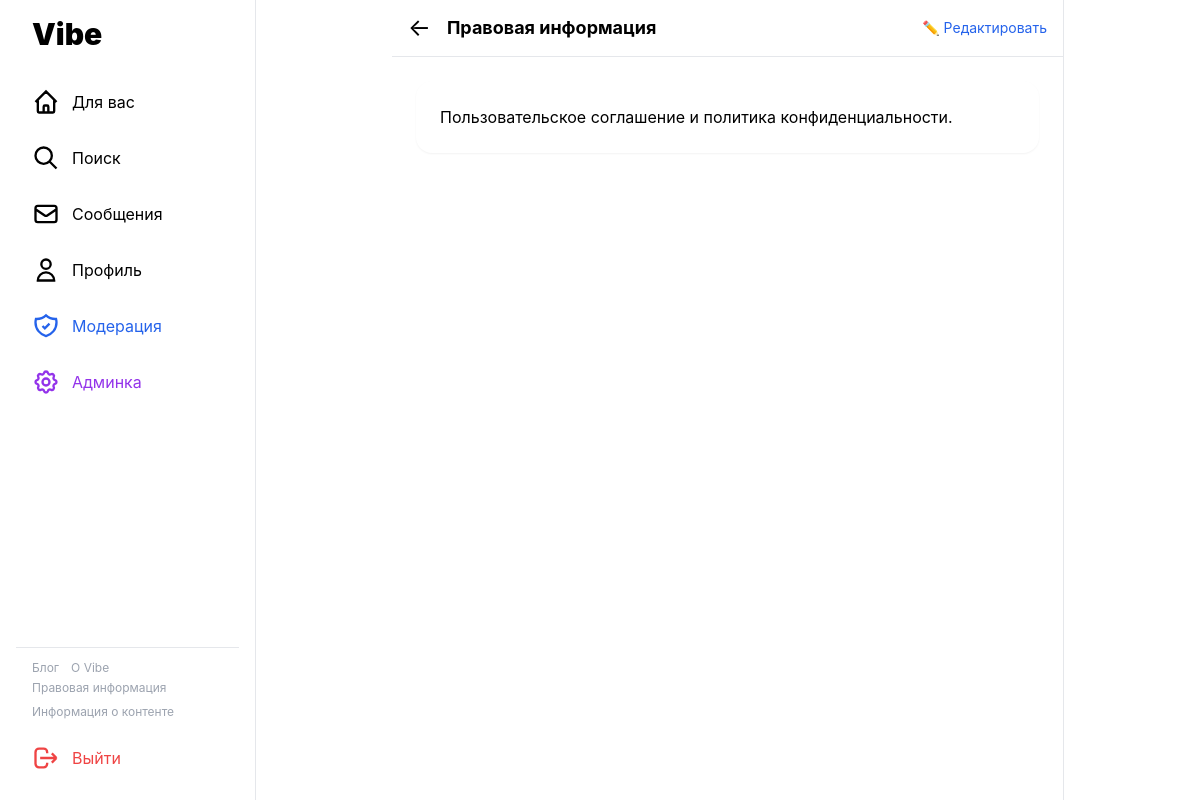
Screenshot of /?page=legal (signed in) with the database file from the repository.
### tables this page shows
CREATE TABLE pages (
    id INTEGER PRIMARY KEY AUTOINCREMENT,
    slug TEXT UNIQUE NOT NULL,
    title TEXT NOT NULL,
    content TEXT DEFAULT '',
    updated_at DATETIME DEFAULT CURRENT_TIMESTAMP
);

### index.php (the view, shortened to what this page needs)
<?php
require_once 'db.php';
$isLoggedIn = isset($_SESSION['user_id']);
$page = $_GET['page'] ?? '';
$username_param = $_GET['user'] ?? '';
$search_mode = isset($_GET['search']) && $_GET['search'] === '1';
?>
<!DOCTYPE html>
<html lang="ru">
<head>
    <script src="https://cdn.tailwindcss.com"></script>
    <link rel="stylesheet" href="https://unpkg.com/leaflet@1.9.4/dist/leaflet.css" />
</head>
<body class="text-black">
<?php if ($isLoggedIn): ?>
<aside class="sidebar-desktop fixed left-0 top-0 h-screen w-64 border-r border-gray-200 p-4 flex flex-col">
    <a href="/" class="mb-6 px-4"><h1 class="text-3xl font-black">Vibe</h1></a>
    <nav class="flex-1 space-y-1">
        <a href="/" class="sidebar-link <?= ($page === 'home' && !$search_mode) || $page === '' ? 'active' : '' ?>">
            <svg class="w-7 h-7" fill="none" stroke="currentColor" stroke-width="2" viewBox="0 0 24 24"><path d="M3 12l2-2m0 0l7-7 7 7M5 10v10a1 1 0 001 1h3m10-11l2 2m-2-2v10a1 1 0 01-1 1h-3m-6 0a1 1 0 001-1v-4a1 1 0 011-1h2a1 1 0 011 1v4a1 1 0 001 1m-6 0h6"/></svg>
            Для вас
        </a>
        <a href="/?search=1" class="sidebar-link <?= $search_mode ? 'active' : '' ?>">
            <svg class="w-7 h-7" fill="none" stroke="currentColor" stroke-width="2" viewBox="0 0 24 24"><path d="M21 21l-6-6m2-5a7 7 0 11-14 0 7 7 0 0114 0z"/></svg>
            Поиск
        </a>
        <a href="/?page=messages" class="sidebar-link <?= $page === 'messages' ? 'active' : '' ?>" id="nav-messages">
            <svg class="w-7 h-7" fill="none" stroke="currentColor" stroke-width="2" viewBox="0 0 24 24"><path d="M3 8l7.89 5.26a2 2 0 002.22 0L21 8M5 19h14a2 2 0 002-2V7a2 2 0 00-2-2H5a2 2 0 00-2 2v10a2 2 0 002 2z"/></svg>
            Сообщения
        </a>
        <a href="/?page=profile&user=<?= $_SESSION['username'] ?>" class="sidebar-link">
            <svg class="w-7 h-7" fill="none" stroke="currentColor" stroke-width="2" viewBox="0 0 24 24"><path d="M16 7a4 4 0 11-8 0 4 4 0 018 0zM12 14a7 7 0 00-7 7h14a7 7 0 00-7-7z"/></svg>
            Профиль
        </a>
        <?php if ($_SESSION['role'] === 'admin' || $_SESSION['role'] === 'moderator'): ?>
        <a href="/moderator.php" class="sidebar-link text-blue-600" target="_blank">
            <svg class="w-7 h-7" fill="none" stroke="currentColor" stroke-width="2" viewBox="0 0 24 24"><path d="M9 12l2 2 4-4m5.618-4.016A11.955 11.955 0 0112 2.944a11.955 11.955 0 01-8.618 3.04A12.02 12.02 0 003 9c0 5.591 3.824 10.29 9 11.622 5.176-1.332 9-6.03 9-11.622 0-1.042-.133-2.052-.382-3.016z"/></svg>
            Модерация
        </a>
        <?php endif; ?>
        <?php if ($_SESSION['role'] === 'admin'): ?>
        <a href="/admin.php" class="sidebar-link text-purple-600" target="_blank">
            Админка
        </a>
        <?php endif; ?>
    </nav>
    <div class="px-4 py-3 border-t border-gray-200 mt-auto">
        <div class="flex flex-wrap gap-x-3 gap-y-1 text-xs text-gray-400">
            <a href="/?page=blog" class="footer-link">Блог</a>
            <a href="/?page=about" class="footer-link">О Vibe</a>
            <a href="/?page=legal" class="footer-link">Правовая информация</a>
        </div>
        <div class="mt-2 text-xs text-gray-400">
            <a href="/?page=content-info" class="footer-link">Информация о контенте</a>
        </div>
    </div>
    <button onclick="logout()" class="sidebar-link text-red-500">
        <svg class="w-7 h-7" fill="none" stroke="currentColor" stroke-width="2" viewBox="0 0 24 24"><path d="M17 16l4-4m0 0l-4-4m4 4H7m6 4v1a3 3 0 01-3 3H6a3 3 0 01-3-3V7a3 3 0 013-3h4a3 3 0 013 3v1"/></svg>
        Выйти
    </button>
</aside>
<?php endif; ?>
<div class="main-content <?= $isLoggedIn ? 'md:ml-64' : '' ?> min-h-screen">
    <div class="max-w-2xl mx-auto border-r border-gray-200 min-h-screen">
        <?php if ($page === 'home' || $page === ''): ?>
        <div id="search-panel" class="<?= $search_mode ? '' : 'hidden' ?> border-b border-gray-200 p-4 bg-white">
            <input type="text" id="search-input" placeholder="Поиск" class="w-full p-3 rounded-lg bg-gray-100 outline-none" oninput="doSearch(this.value)">
            <div id="search-results" class="mt-3 space-y-2"></div>
        </div>
        <div id="main-feed" class="<?= $search_mode ? 'hidden' : '' ?>">
            <?php if ($isLoggedIn): ?>
            <div class="border-b border-gray-200 p-4">
                <div class="flex gap-3">
                    <?php if ($_SESSION['avatar']): ?>
                        <img src="<?= htmlspecialchars($_SESSION['avatar']) ?>" class="w-10 h-10 rounded-full object-cover">
                    <?php else: ?>
                        <div class="w-10 h-10 rounded-full bg-gradient-to-br from-purple-500 to-pink-500 flex items-center justify-center text-white font-bold"><?= strtoupper(substr($_SESSION['full_name'] ?? $_SESSION['username'], 0, 1)) ?></div>
                    <?php endif; ?>
                    <div class="flex-1">
                        <textarea id="post-content" rows="2" placeholder="Что нового?" class="w-full resize-none outline-none text-lg" maxlength="500" onkeydown="handlePostEnter(event)"></textarea>
                        <div id="images-preview" class="hidden mt-2 photos-grid cols-2"></div>
                        <div id="video-preview" class="hidden mt-2 relative">
                            <video id="preview-video" class="rounded-2xl w-full max-h-80" controls></video>
                            <button onclick="removeVideo()" class="absolute top-2 right-2 bg-black/60 text-white rounded-full w-7 h-7 flex items-center justify-center">×</button>
                        </div>
                        <div id="gif-selected" class="hidden mt-2 relative">
                            <img id="gif-selected-img" class="rounded-2xl w-full max-h-80 object-cover">
                            <button onclick="removeSelectedGif()" class="absolute top-2 right-2 bg-black/60 text-white rounded-full w-7 h-7 flex items-center justify-center">×</button>
                            <div class="absolute top-2 left-2 bg-black/70 text-white text-xs px-2 py-1 rounded-full font-bold">GIF</div>
                        </div>
                        <div id="poll-preview" class="hidden mt-3 p-4 bg-gray-50 rounded-xl border border-gray-200">
                            <div class="flex items-center justify-between mb-2">
                                <div class="flex items-center gap-2">
                                    <svg class="w-5 h-5 text-blue-500" fill="none" stroke="currentColor" stroke-width="2" viewBox="0 0 24 24"><path d="M9 19v-6a2 2 0 00-2-2H5a2 2 0 00-2 2v6a2 2 0 002 2h2a2 2 0 002-2zm0 0V9a2 2 0 012-2h2a2 2 0 012 2v10m-6 0a2 2 0 002 2h2a2 2 0 002-2m0 0V5a2 2 0 012-2h2a2 2 0 012 2v14a2 2 0 01-2 2h-2a2 2 0 01-2-2z"/></svg>
                                    <span class="font-bold text-sm">Опрос</span>
                                </div>
                                <button onclick="removePoll()" class="text-gray-400 hover:text-black text-xl leading-none">&times;</button>
                            </div>
                            <div id="poll-preview-question" class="font-medium mb-2"></div>
                            <div id="poll-preview-options" class="space-y-1 text-sm text-gray-600"></div>
                        </div>
                        <div id="location-preview" class="hidden mt-3 p-3 bg-gray-50 rounded-xl border border-gray-200">
                            <div class="flex items-center justify-between">
                                <div class="flex items-center gap-2">
                                    <svg class="w-5 h-5 text-red-500" fill="none" stroke="currentColor" stroke-width="2" viewBox="0 0 24 24">
                                        <path d="M17.657 16.657L13.414 20.9a1.998 1.998 0 01-2.827 0l-4.244-4.243a8 8 0 1111.314 0z"/>
                                        <path d="M15 11a3 3 0 11-6 0 3 3 0 016 0z"/>
                                    </svg>
                                    <span class="font-medium text-sm" id="location-preview-name"></span>
                                </div>
                                <button onclick="removeLocation()" class="text-gray-400 hover:text-black text-xl leading-none">&times;</button>
                            </div>
                        </div>
                        <div class="flex justify-between items-center mt-3">
                            <div class="flex gap-2">
                                <label class="cursor-pointer text-gray-500 hover:text-black p-2" title="Фото">
                                    <svg class="w-6 h-6" fill="none" stroke="currentColor" stroke-width="2" viewBox="0 0 24 24"><path d="M4 16l4.586-4.586a2 2 0 012.828 0L16 16m-2-2l1.586-1.586a2 2 0 012.828 0L20 14m-6-6h.01M6 20h12a2 2 0 002-2V6a2 2 0 00-2-2H6a2 2 0 00-2 2v12a2 2 0 002 2z"/></svg>
                                    <input type="file" id="images-input" accept="image/*" multiple class="hidden" onchange="handleImagesSelect(this)">
                                </label>
                                <label class="cursor-pointer text-gray-500 hover:text-black p-2" title="Видео (макс. 1 мин)">
                                    <svg class="w-6 h-6" fill="none" stroke="currentColor" stroke-width="2" viewBox="0 0 24 24"><path d="M15 10l4.553-2.276A1 1 0 0121 8.618v6.764a1 1 0 01-1.447.894L15 14M5 18h8a2 2 0 002-2V8a2 2 0 00-2-2H5a2 2 0 00-2 2v8a2 2 0 002 2z"/></svg>
                                    <input type="file" id="video-input" accept="video/*" class="hidden" onchange="handleVideoSelect(this)">
                                </label>
                                <button onclick="openGifModal()" class="text-gray-500 hover:text-black p-2" title="GIF">
                                    <svg class="w-6 h-6" fill="none" stroke="currentColor" stroke-width="2" viewBox="0 0 24 24">
                                        <rect x="3" y="5" width="18" height="14" rx="2" ry="2"/>
                                        <text x="6" y="15" font-size="7" font-weight="bold" fill="currentColor" font-family="Arial">GIF</text>
                                    </svg>
                                </button>
                                <button onclick="openEmojiModal()" class="text-gray-500 hover:text-black p-2" title="Смайлики">
                                    <svg class="w-6 h-6" fill="none" stroke="currentColor" stroke-width="2" viewBox="0 0 24 24">
                                        <circle cx="12" cy="12" r="10"/>
                                        <path d="M8 14s1.5 2 4 2 4-2 4-2"/>
                                        <line x1="9" y1="9" x2="9.01" y2="9"/>
                                        <line x1="15" y1="9" x2="15.01" y2="9"/>
                                    </svg>
                                </button>
                                <button onclick="openPollModal()" class="text-gray-500 hover:text-black p-2" title="Опрос">
                                    <svg class="w-6 h-6" fill="none" stroke="currentColor" stroke-width="2" viewBox="0 0 24 24">
                                        <path d="M9 19v-6a2 2 0 00-2-2H5a2 2 0 00-2 2v6a2 2 0 002 2h2a2 2 0 002-2zm0 0V9a2 2 0 012-2h2a2 2 0 012 2v10m-6 0a2 2 0 002 2h2a2 2 0 002-2m0 0V5a2 2 0 012-2h2a2 2 0 012 2v14a2 2 0 01-2 2h-2a2 2 0 01-2-2z"/>
                                    </svg>
                                </button>
                                <button onclick="openEditorModal()" class="text-gray-500 hover:text-black p-2" title="Редактор текста">
                                    <svg class="w-6 h-6" fill="none" stroke="currentColor" stroke-width="2" viewBox="0 0 24 24">
                                        <path d="M11 5H6a2 2 0 00-2 2v11a2 2 0 002 2h11a2 2 0 002-2v-5m-1.414-9.414a2 2 0 112.828 2.828L11.828 15H9v-2.828l8.586-8.586z"/>
                                    </svg>
                                </button>
                                <button onclick="openLocationModal()" class="text-gray-500 hover:text-black p-2" title="Геолокация">
                                    <svg class="w-6 h-6" fill="none" stroke="currentColor" stroke-width="2" viewBox="0 0 24 24">
                                        <path d="M17.657 16.657L13.414 20.9a1.998 1.998 0 01-2.827 0l-4.244-4.243a8 8 0 1111.314 0z"/>
                                        <path d="M15 11a3 3 0 11-6 0 3 3 0 016 0z"/>
                                    </svg>
                                </button>
                            </div>
                            <button onclick="createPost()" class="bg-black text-white px-5 py-2 rounded-full font-bold disabled:opacity-40" id="post-btn">Опубликовать</button>
                        </div>
                    </div>
                </div>
            </div>
            <?php else: ?>
            <div class="p-8 text-center border-b border-gray-200 bg-gray-50/50">
                <h2 class="text-2xl font-bold mb-2">Добро пожаловать в Vibe</h2>
                <p class="text-gray-600 mb-6">Делись моментами, фото и видео с друзьями.</p>
                <div class="flex gap-3 justify-center">
                    <button onclick="showAuthModal('login')" class="bg-black text-white px-6 py-3 rounded-full font-bold hover:bg-gray-800 transition">Войти</button>
                    <button onclick="showAuthModal('register')" class="bg-white text-black border-2 border-black px-6 py-3 rounded-full font-bold hover:bg-gray-100 transition">Регистрация</button>
                </div>
            </div>
            <?php endif; ?>
            <div class="flex border-b border-gray-200">
                <button onclick="switchTab('all')" id="tab-all" class="flex-1 tab-btn active">Для вас</button>
                <?php if ($isLoggedIn): ?><button onclick="switchTab('following')" id="tab-following" class="flex-1 tab-btn">Подписки</button><?php endif; ?>
            </div>
            <div id="feed">
                <div class="p-4 border-b border-gray-100">
                    <div class="flex gap-3">
                        <div class="w-10 h-10 rounded-full skeleton"></div>
                        <div class="flex-1">
                            <div class="h-4 skeleton w-1/4 mb-2"></div>
                            <div class="h-3 skeleton w-3/4 mb-1"></div>
                            <div class="h-3 skeleton w-1/2"></div>
                        </div>
                    </div>
                </div>
                <div class="p-4 border-b border-gray-100">
                    <div class="flex gap-3">
                        <div class="w-10 h-10 rounded-full skeleton"></div>
                        <div class="flex-1">
                            <div class="h-4 skeleton w-1/4 mb-2"></div>
                            <div class="h-3 skeleton w-3/4 mb-1"></div>
                            <div class="h-3 skeleton w-1/2"></div>
                        </div>
                    </div>
                </div>
            </div>
        </div>
        <?php elseif (in_array($page, ['blog', 'about', 'legal', 'content-info'])):
            $stmt = $db->prepare("SELECT * FROM pages WHERE slug = ?");
            $stmt->execute([$page]);
            $cmsPage = $stmt->fetch(PDO::FETCH_ASSOC);
            $pageTitle = $cmsPage['title'] ?? ucfirst(str_replace('-', ' ', $page));
        ?>
        <header class="sticky top-0 bg-white/95 backdrop-blur border-b border-gray-200 px-4 py-3 z-30 flex items-center gap-4">
            <a href="/" class="text-2xl">←</a>
            <h1 class="text-lg font-bold"><?= htmlspecialchars($pageTitle) ?></h1>
            <?php if (isset($_SESSION['role']) && $_SESSION['role'] === 'admin'): ?>
            <a href="/pages-admin.php?action=edit&slug=<?= urlencode($page) ?>" target="_blank" class="ml-auto text-sm text-blue-600 hover:underline">✏️ Редактировать</a>
            <?php endif; ?>
        </header>
        <div class="p-6 max-w-2xl mx-auto">
            <?php if ($cmsPage && !empty($cmsPage['content'])): ?>
                <div class="bg-white rounded-2xl shadow-sm p-6 page-content">
                    <?= $cmsPage['content'] ?>
                </div>
            <?php endif; ?>
        </div>
        <?php endif; ?>
    </div>
</div>
</body>
</html>

### rows the page displays
pages: title "Правовая информация", content "Пользовательское соглашение и политика конфиденциальности."
